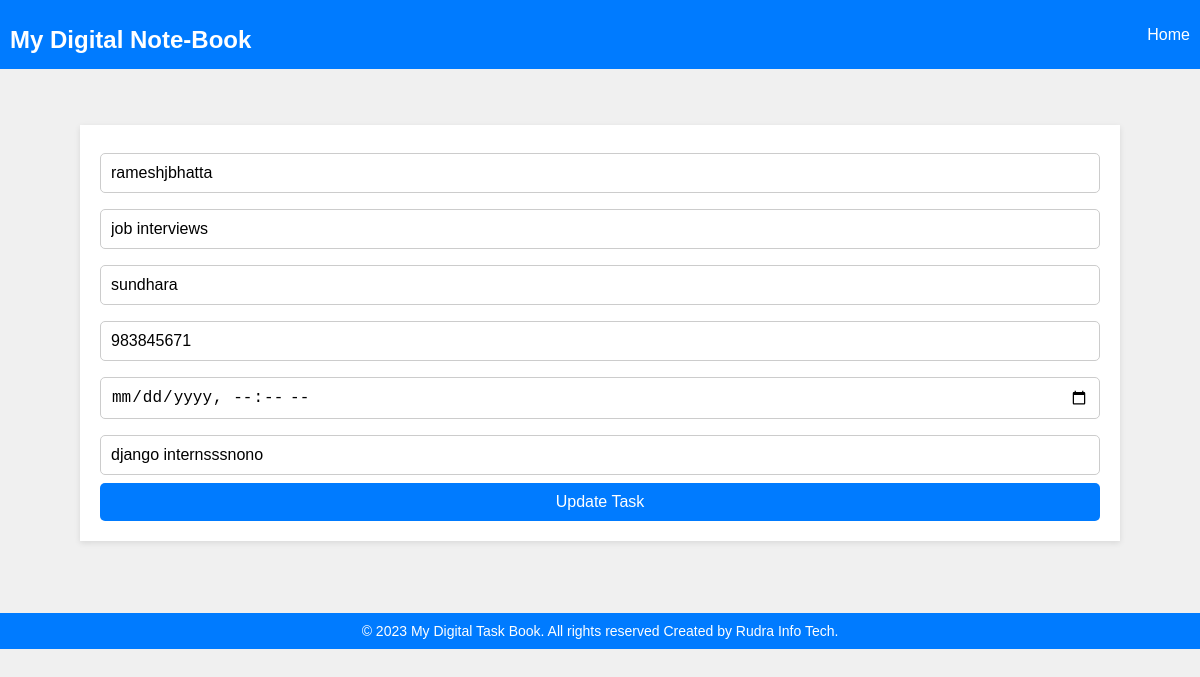
Page /update/5 on the committed database.
### taskbook/models.py (models this page shows, shortened)
class TaskInfo(models.Model):
      usertask = models.CharField(blank=False,null=False,max_length=150)
      taskname=models.CharField(max_length=250)
      location=models.CharField(max_length=250)
      mobile=models.IntegerField()
      timedate=models.DateTimeField()
      details=models.TextField(max_length=400)
      class Meta:
        db_table = "taskinfo"

### taskbook/views.py (the view, shortened to what this page needs)
# urls.py: path('update/<int:id>',views.updateTask, name='updatepage'),
def updateTask(request,id):
    tasks=TaskInfo.objects.get(id=id)#gets the tasks that you had clicked to update
    return render(request,'taskbook/update.html',{'tasks':tasks})# these tasks are the older information of task

### taskbook/templates/taskbook/update.html (shortened to what this page needs)
{% load static %}
{% include 'taskbook/header.html' %}
   <link rel="stylesheet" href="{% static 'taskbook/css/update.css' %}">
</head>
<body>
    <br><br>
    <div class="container">
        <form method="post">
            <input type="text" name="taskid" value="{{ tasks.usertask }}">
            <input type="text" name="taskname" value="{{ tasks.taskname }}">
            <input type="text" name="location" value="{{ tasks.location }}">
            <input type="number" name="mobile" value="{{ tasks.mobile }}">
            <input type="datetime-local" name="timedate" value="{{ tasks.datetime }}">
            <input type="detail" name="details" value="{{ tasks.details }}">
            <input type="submit" name="updatetask" value="Update Task">
        </form>
    </div>
    <br><br><br><br>
{% include 'taskbook/footer.html' %}

### taskbook/static/taskbook/css/header.css (style rules this page uses)
body { font-family: Arial, sans-serif; background-color: #f0f0f0; margin: 0; padding: 0; }
.container { max-width: 1000px; margin: 0 auto; padding: 20px; }

### taskbook/static/taskbook/css/update.css (style rules this page uses)
body { font-family: Arial, sans-serif; background-color: #f0f0f0; margin: 0; padding: 0; }
.container { max-width: 500px; margin: 0 auto; padding: 20px; background-color: white; box-shadow: 0 2px 6px rgba(0, 0, 0, 0.1); }
form { display: flex; flex-direction: column; }
input[type="text"], input[type="number"], input[type="datetime-local"], input[type="detail"] { margin: 8px 0; padding: 10px; border: 1px solid #ccc; border-radius: 5px; font-size: 16px; }
input[type="submit"] { background-color: #007bff; color: white; cursor: pointer; padding: 10px; border: none; border-radius: 5px; font-size: 16px; }

### rows in the picture
TaskInfo: taskid "rameshjbhatta", taskname "job interviews", location "sundhara", mobile "983845671", details "django internsssnono"
